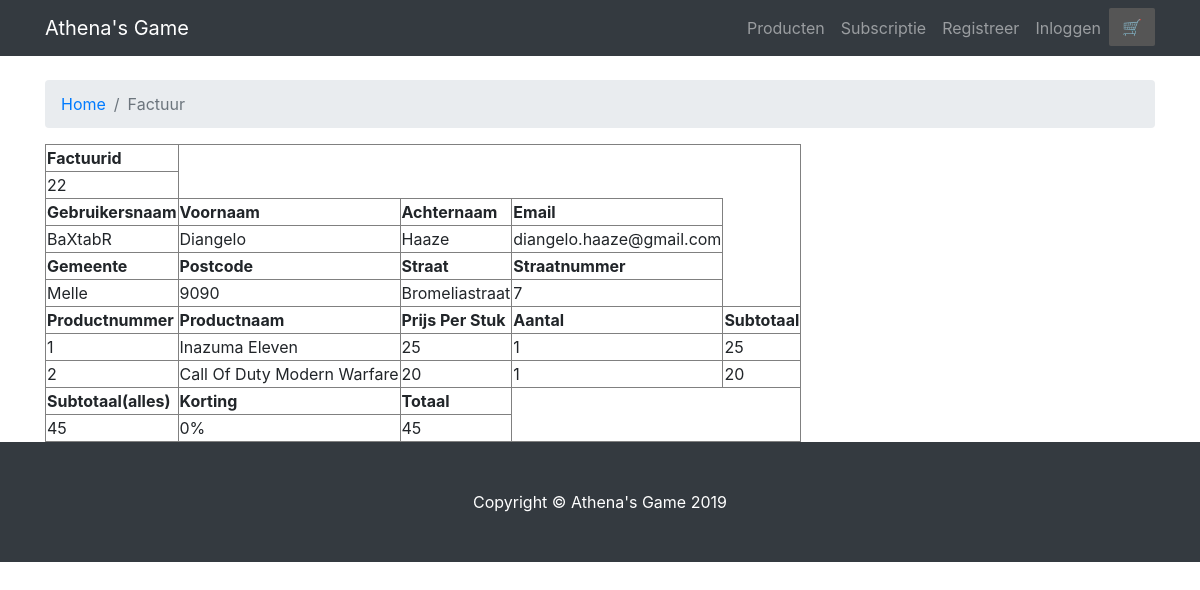
The page /startbootstrap-modern-business-gh-pages/factuur_zicht.php?actie=doorgang&factuurid=22 on the database its author committed.
### tables this page shows
CREATE TABLE `tblfacturen` (
  `factuurid` int(11) NOT NULL,
  `klantid` int(11) NOT NULL,
  `datum` date NOT NULL,
  `Actief` tinyint(1) NOT NULL DEFAULT '1'
);

CREATE TABLE `tblklanten` (
  `klantid` int(11) NOT NULL,
  `voornaam` varchar(20) NOT NULL,
  `achternaam` varchar(20) NOT NULL,
  `gebruikersnaam` varchar(20) NOT NULL,
  `postcodeid` int(11) NOT NULL,
  `Straat` varchar(50) NOT NULL,
  `straatnummer` varchar(5) NOT NULL,
  `email` varchar(50) NOT NULL,
  `paswoord` varchar(60) NOT NULL,
  `soortklant` tinyint(1) NOT NULL DEFAULT '0',
  `klantabonnement` int(11) NOT NULL DEFAULT '1'
);

CREATE TABLE `tblgemeente` (
  `postcodeid` int(11) NOT NULL,
  `postcode` varchar(8) NOT NULL,
  `gemeente` varchar(255) NOT NULL,
  `ucgemeente` varchar(255) NOT NULL
);

CREATE TABLE `tblfactuurlijnen` (
  `productid` int(11) NOT NULL,
  `factuurid` int(11) NOT NULL,
  `Prijsbijaankoop` decimal(11,0) NOT NULL,
  `aantal` int(11) NOT NULL,
  `korting` text NOT NULL
);

CREATE TABLE `tblproducten` (
  `productid` int(11) NOT NULL,
  `productnaam` varchar(50) NOT NULL,
  `taalid` int(11) NOT NULL,
  `soortid` int(11) NOT NULL,
  `beschrijving` text NOT NULL,
  `prijsPstuk` int(11) NOT NULL,
  `linkfoto` text NOT NULL,
  `AantalInStock` int(11) NOT NULL
);

### startbootstrap-modern-business-gh-pages/factuur_zicht.php (the view, shortened to what this page needs)
<!DOCTYPE html>
<html lang="en">
<head>
  <link href="vendor/bootstrap/css/bootstrap.min.css" rel="stylesheet">
  <link href="css/modern-business.css" rel="stylesheet">
  <link href="css/gipstyle.css" rel="stylesheet">
</head>
<body>
    <nav class="navbar fixed-top navbar-expand-lg navbar-dark bg-dark fixed-top">
    <div class="container">
  	<a class="navbar-brand" href="index.php">Athena's Game</a>
  	<div class="collapse navbar-collapse" id="navbarResponsive">
  	  <ul class="navbar-nav ml-auto">
  	  <li class="nav-item">
  		  <a class="nav-link" href="producten.php">Producten</a>
  		</li>
  		  <li class="nav-item">
  		  <a class="nav-link" href="Subscribtie.php">Subscriptie</a>
  		</li>
  		   <?php
  		 if(!isset($_SESSION["ingelogd"])){
  			 ?>
  		<li class="nav-item">
  		  <a class="nav-link" href="registreer.php">Registreer</a>
  		</li>
  		  <li class="nav-item">
  		  <a class="nav-link" href="Inloggen.php">Inloggen</a>
  		</li>
  		  <?php
  		  }
  		  ?>
  	  <li class="nav-item">
  			<a class="notification" href="winkelwagen.php"><span class="glyphicon">&#x1f6d2;</span><span class="badge"><?php if($_SESSION["count"] != 0){echo $_SESSION["count"];} ?></span></a>
  		</li>
  	  </ul>
  	</div>
    </div>
    </nav>
  <div class="container">
    <ol class="breadcrumb">
      <li class="breadcrumb-item">
        <a href="index.php">Home</a>
      </li>
      <li class="breadcrumb-item active">Factuur</li>
    </ol>
<form name="sentMessage" id="contactForm" action="<?php echo $_SERVER['PHP_SELF']; ?>" method="post">
	<table border="1px">
		<tr>
			<td><b>Factuurid</b></td>
		</tr>
		<tr>
			<?php echo '<td>'.$_GET["factuurid"].'</td>' ?>
		</tr>
		<tr>
			<td><b>Gebruikersnaam</b></td>
			<td><b>Voornaam</b></td>
			<td><b>Achternaam</b></td>
			<td><b>Email</b></td>
		</tr>
		<?php
	   $totaal = 0;
	   $mysqli = mysqli_connect('localhost', 'root', '', 'athenagames');
	   if(mysqli_connect_errno()) {trigger_error('Fout bij verbinding: '.$mysqli->error); }
	   else
	   {
		   $factuurid = $_GET["factuurid"];
		   $sql_a = "SELECT * FROM tblfacturen f, tblklanten k WHERE k.klantid = f.klantid AND f.factuurid = '$factuurid'";
		   $res_a = mysqli_query($mysqli, $sql_a);
		   if ($res_a->num_rows == 1) {
		   while($row = $res_a->fetch_assoc()){
			   $klantid = $row["klantid"];
			   $soortklant = $row["soortklant"];
			   echo "<tr><td>".$row["gebruikersnaam"]."</td>";
			   echo "<td>".$row["voornaam"]."</td>";
			   echo "<td>".$row["achternaam"]."</td>";
			   echo "<td>".$row["email"]."</td>";
			   echo "</tr>";
		   }
	   }
		 ?>
		<tr>
			<td><b>Gemeente</b></td>
			<td><b>Postcode</b></td>
			<td><b>Straat</b></td>
			<td><b>Straatnummer</b></td>
		</tr>
		<?php
		$sql_b = "SELECT * FROM tblgemeente p, tblklanten k WHERE k.postcodeid = p.postcodeid AND k.klantid = '$klantid'";
		$res_b = mysqli_query($mysqli, $sql_b);
		if ($res_b->num_rows == 1) {
		while($row = $res_b->fetch_assoc()){
			echo "<tr><td>".$row["gemeente"]."</td>";
			echo "<td>".$row["postcode"]."</td>";
			echo "<td>".$row["Straat"]."</td>";
			echo "<td>".$row["straatnummer"]."</td>";
			echo "</tr>";
		}
	}
		 ?>
		<tr>
			<td><b>Productnummer</b></td>
			<td><b>Productnaam</b></td>
			<td><b>Prijs Per Stuk</b></td>
			<td><b>Aantal</b></td>
			<td><b>Subtotaal</b></td>
			<?php
     $sql_c = "SELECT p.*, fl.* FROM tblfacturen f, tblfactuurlijnen fl, tblproducten p WHERE f.factuurid = fl.factuurid AND fl.productid = p.productid AND f.factuurid = '$factuurid'";
			$res_c = mysqli_query($mysqli, $sql_c);
			while($row = $res_c->fetch_assoc()){
				echo "<tr><td>".$row["productid"]."</td>";
				echo "<td>".$row["productnaam"]."</td>";
				$subtotaal = $row["Prijsbijaankoop"] / $row["aantal"];
				echo "<td>".$subtotaal."</td>";
				echo "<td>".$row["aantal"]."</td>";
				echo "<td>".$row["Prijsbijaankoop"]."</td>";
				$totaal = $totaal + $row["Prijsbijaankoop"];
				echo "</tr>";
			}
}
			 ?>
		</tr>
		<tr>
			<td> <b>Subtotaal(alles)</b> </td>
			<td> <b>Korting</b> </td>
			<td> <b>Totaal</b> </td>
		</tr>
		<tr>
			<?php
			echo "<tr><td>".$totaal."</td>";
			switch ($soortklant) {
				default:
				echo "<td>0%</td>";
				echo "<td>".$totaal."</td>";
					break;
			}
			echo "</tr>";
			 ?>
		</tr>
	</table>
</form>
</div>
  <footer class="py-5 bg-dark">
    <div class="container">
      <p class="m-0 text-center text-white">Copyright &copy; Athena's Game 2019</p>
    </div>
  </footer>
</body>
</html>

### rows shown on the page
tblfacturen: klantid.gebruikersnaam "BaXtabR", klantid.voornaam "Diangelo", klantid.achternaam "Haaze", klantid.email "diangelo.haaze@gmail.com"
tblklanten: postcodeid.gemeente "Melle", postcodeid.postcode "9090", Straat "Bromeliastraat", straatnummer "7"
tblfactuurlijnen: productid "1", productid.productnaam "Inazuma Eleven", Prijsbijaankoop "25", aantal "1"
tblfactuurlijnen: productid "2", productid.productnaam "Call Of Duty Modern Warfare", Prijsbijaankoop "20", aantal "1"

### other values the page prints
$_GET["factuurid"] "22"
$totaal "45"
